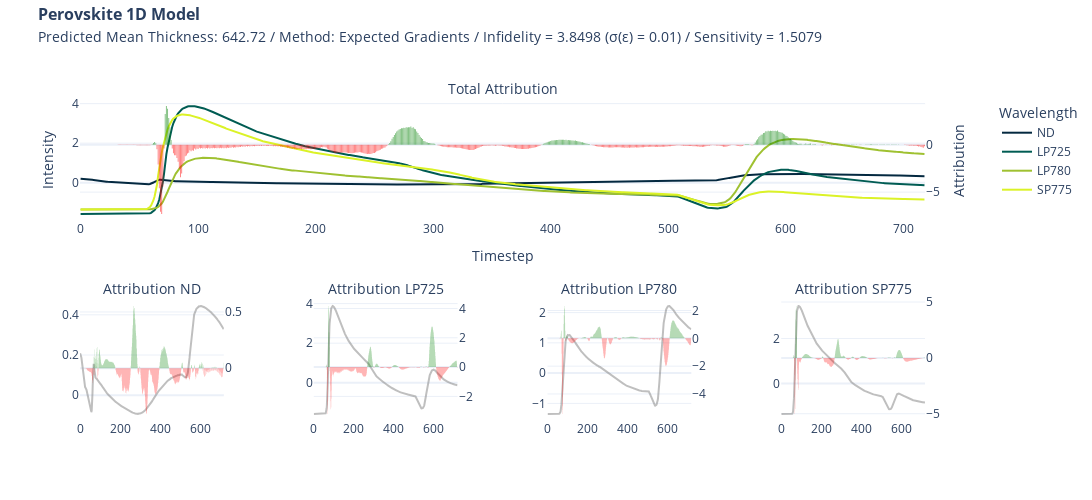

Notebook cell for this chart:
### Markdown cell above
#### EG Attribution Overview

### Code cell
def format_title(title, subtitle=None, font_size=16, subtitle_font_size=14):
    title = f'<span style="font-size: {font_size}px;"><b>{title}</b></span>'
    if not subtitle:
        return title
    subtitle = f'<span style="font-size: {subtitle_font_size}px;">{subtitle}</span>'
    return f"{title}<br>{subtitle}"


fig = make_subplots(
    rows=2,
    cols=4,
    specs=[
        [{"secondary_y": True, "colspan": 4}, None, None, None],
        [
            {"secondary_y": True},
            {"secondary_y": True},
            {"secondary_y": True},
            {"secondary_y": True},
        ],
    ],
    subplot_titles=(
        format_title("", "Total Attribution"),
        format_title("", "Attribution ND"),
        format_title("", "Attribution LP725"),
        format_title("", "Attribution LP780"),
        format_title("", "Attribution SP775"),
    ),
)

fig.add_trace(
    go.Bar(
        y=attr_eg.squeeze().sum(axis=0),
        name="Attribution",
        marker_color=np.where(attr_eg.squeeze().sum(axis=0) < 0, "red", "green"),
        opacity=0.5,
        showlegend=False,
        marker_line_width=0,
    ),
    secondary_y=True,
)

fig.add_trace(go.Scatter(y=x[0], name="ND", marker_color="#042940"))
fig.add_trace(go.Scatter(y=x[1], name="LP725", marker_color="#005C53"))
fig.add_trace(go.Scatter(y=x[2], name="LP780", marker_color="#9FC131"))
fig.add_trace(go.Scatter(y=x[3], name="SP775", marker_color="#DBF227"))


fig.add_trace(
    go.Scatter(y=x[0], name="ND", marker_color="grey", opacity=0.5, showlegend=False),
    row=2,
    col=1,
)
fig.add_trace(
    go.Bar(
        y=attr_eg.squeeze()[0],
        marker_color=np.where(attr_eg.squeeze()[0] < 0, "red", "green"),
        opacity=0.5,
        showlegend=False,
        marker_line_width=0,
    ),
    secondary_y=True,
    row=2,
    col=1,
)

fig.add_trace(
    go.Scatter(y=x[1], name="LP725", marker_color="grey", opacity=0.5, showlegend=False),
    row=2,
    col=2,
)
fig.add_trace(
    go.Bar(
        y=attr_eg.squeeze()[1],
        marker_color=np.where(attr_eg.squeeze()[1] < 0, "red", "green"),
        opacity=0.5,
        showlegend=False,
        marker_line_width=0,
    ),
    secondary_y=True,
    row=2,
    col=2,
)

fig.add_trace(
    go.Scatter(y=x[2], name="LP780", marker_color="grey", opacity=0.5, showlegend=False),
    row=2,
    col=3,
)
fig.add_trace(
    go.Bar(
        y=attr_eg.squeeze()[2],
        marker_color=np.where(attr_eg.squeeze()[2] < 0, "red", "green"),
        opacity=0.5,
        showlegend=False,
        marker_line_width=0,
    ),
    secondary_y=True,
    row=2,
    col=3,
)


fig.add_trace(
    go.Scatter(y=x[3], name="SP775", marker_color="grey", opacity=0.5, showlegend=False),
    row=2,
    col=4,
)
fig.add_trace(
    go.Bar(
        y=attr_eg.squeeze()[3],
        marker_color=np.where(attr_eg.squeeze()[3] < 0, "red", "green"),
        opacity=0.5,
        showlegend=False,
        marker_line_width=0,
    ),
    secondary_y=True,
    row=2,
    col=4,
)

fig.update_yaxes(title="Intensity")
fig.update_yaxes(title_text="Attribution", secondary_y=True)
fig.update_yaxes(title=None, row=2)
fig.update_yaxes(title_text=None, secondary_y=True, row=2)

fig.update_xaxes(title="Timestep")
fig.update_xaxes(title=None, row=2)


if target == "pce":
    subtitle = "Predicted PCE: "
else:
    subtitle = "Predicted Mean Thickness: "

fig.update_layout(
    title=format_title(
        "Perovskite 1D Model",
        subtitle
        + str(np.round(y, 2))
        + " / Method: Expected Gradients / Infidelity = "
        + str(*np.round(infid_eg.numpy(), 4))
        + " ("
        + "\u03C3"
        + "("
        + "\u03B5"
        + ") = "
        + str(std_noise)
        + ")"
        + " / Sensitivity = "
        + str(*np.round(sens_eg.numpy(), 4)),
    ),
    legend_title="Wavelength",
    title_y=0.96,
    title_x=0.035,
    template="plotly_white",
    height=500,
    width=1200,
)

fig.write_image("xai/images/" + target + "/1D/1D_eg.png", scale=2)

fig.show()

### Figure 1 — Plotly figure (JSON) as saved in the notebook; plotly's stock layout.template omitted (floating-point values rounded to 4 significant figures; data arrays with more than 128 entries replaced by an {"elided": "..."} marker saying what was removed)
{"data": [{"marker": {"color": {"elided": "719 str values"}, "line": {"width": 0}}, "name": "Attribution", "opacity": 0.5, "showlegend": false, "type": "bar", "xaxis": "x", "y": {"elided": "719 float values"}, "yaxis": "y2"}, {"marker": {"color": "#042940"}, "name": "ND", "type": "scatter", "y": {"elided": "719 float values"}}, {"marker": {"color": "#005C53"}, "name": "LP725", "type": "scatter", "y": {"elided": "719 float values"}}, {"marker": {"color": "#9FC131"}, "name": "LP780", "type": "scatter", "y": {"elided": "719 float values"}}, {"marker": {"color": "#DBF227"}, "name": "SP775", "type": "scatter", "y": {"elided": "719 float values"}}, {"marker": {"color": "grey"}, "name": "ND", "opacity": 0.5, "showlegend": false, "type": "scatter", "xaxis": "x2", "y": {"elided": "719 float values"}, "yaxis": "y3"}, {"marker": {"color": {"elided": "719 str values"}, "line": {"width": 0}}, "opacity": 0.5, "showlegend": false, "type": "bar", "xaxis": "x2", "y": {"elided": "719 float values"}, "yaxis": "y4"}, {"marker": {"color": "grey"}, "name": "LP725", "opacity": 0.5, "showlegend": false, "type": "scatter", "xaxis": "x3", "y": {"elided": "719 float values"}, "yaxis": "y5"}, {"marker": {"color": {"elided": "719 str values"}, "line": {"width": 0}}, "opacity": 0.5, "showlegend": false, "type": "bar", "xaxis": "x3", "y": {"elided": "719 float values"}, "yaxis": "y6"}, {"marker": {"color": "grey"}, "name": "LP780", "opacity": 0.5, "showlegend": false, "type": "scatter", "xaxis": "x4", "y": {"elided": "719 float values"}, "yaxis": "y7"}, {"marker": {"color": {"elided": "719 str values"}, "line": {"width": 0}}, "opacity": 0.5, "showlegend": false, "type": "bar", "xaxis": "x4", "y": {"elided": "719 float values"}, "yaxis": "y8"}, {"marker": {"color": "grey"}, "name": "SP775", "opacity": 0.5, "showlegend": false, "type": "scatter", "xaxis": "x5", "y": {"elided": "719 float values"}, "yaxis": "y9"}, {"marker": {"color": {"elided": "719 str values"}, "line": {"width": 0}}, "opacity": 0.5, "showlegend": false, "type": "bar", "xaxis": "x5", "y": {"elided": "719 float values"}, "yaxis": "y10"}], "layout": {"annotations": [{"font": {"size": 16}, "showarrow": false, "text": "<span style=\"font-size: 16px;\"><b></b></span><br><span style=\"font-size: 14px;\">Total Attribution</span>", "x": 0.47, "xanchor": "center", "xref": "paper", "y": 1, "yanchor": "bottom", "yref": "paper"}, {"font": {"size": 16}, "showarrow": false, "text": "<span style=\"font-size: 16px;\"><b></b></span><br><span style=\"font-size: 14px;\">Attribution ND</span>", "x": 0.08, "xanchor": "center", "xref": "paper", "y": 0.375, "yanchor": "bottom", "yref": "paper"}, {"font": {"size": 16}, "showarrow": false, "text": "<span style=\"font-size: 16px;\"><b></b></span><br><span style=\"font-size: 14px;\">Attribution LP725</span>", "x": 0.34, "xanchor": "center", "xref": "paper", "y": 0.375, "yanchor": "bottom", "yref": "paper"}, {"font": {"size": 16}, "showarrow": false, "text": "<span style=\"font-size: 16px;\"><b></b></span><br><span style=\"font-size: 14px;\">Attribution LP780</span>", "x": 0.6, "xanchor": "center", "xref": "paper", "y": 0.375, "yanchor": "bottom", "yref": "paper"}, {"font": {"size": 16}, "showarrow": false, "text": "<span style=\"font-size: 16px;\"><b></b></span><br><span style=\"font-size: 14px;\">Attribution SP775</span>", "x": 0.86, "xanchor": "center", "xref": "paper", "y": 0.375, "yanchor": "bottom", "yref": "paper"}], "height": 500, "legend": {"title": {"text": "Wavelength"}}, "title": {"text": "<span style=\"font-size: 16px;\"><b>Perovskite 1D Model</b></span><br><span style=\"font-size: 14px;\">Predicted Mean Thickness: 642.72 / Method: Expected Gradients / Infidelity = 3.8498 (σ(ε) = 0.01) / Sensitivity = 1.5079</span>", "x": 0.035, "y": 0.96}, "width": 1200, "xaxis": {"anchor": "y", "domain": [0, 0.94], "title": {"text": "Timestep"}}, "xaxis2": {"anchor": "y3", "domain": [0, 0.16], "title": {}}, "xaxis3": {"anchor": "y5", "domain": [0.26, 0.42], "title": {}}, "xaxis4": {"anchor": "y7", "domain": [0.52, 0.68], "title": {}}, "xaxis5": {"anchor": "y9", "domain": [0.78, 0.94], "title": {}}, "yaxis": {"anchor": "x", "domain": [0.625, 1], "title": {"text": "Intensity"}}, "yaxis10": {"anchor": "x5", "overlaying": "y9", "side": "right", "title": {}}, "yaxis2": {"anchor": "x", "overlaying": "y", "side": "right", "title": {"text": "Attribution"}}, "yaxis3": {"anchor": "x2", "domain": [0, 0.375], "title": {}}, "yaxis4": {"anchor": "x2", "overlaying": "y3", "side": "right", "title": {}}, "yaxis5": {"anchor": "x3", "domain": [0, 0.375], "title": {}}, "yaxis6": {"anchor": "x3", "overlaying": "y5", "side": "right", "title": {}}, "yaxis7": {"anchor": "x4", "domain": [0, 0.375], "title": {}}, "yaxis8": {"anchor": "x4", "overlaying": "y7", "side": "right", "title": {}}, "yaxis9": {"anchor": "x5", "domain": [0, 0.375], "title": {}}}}
